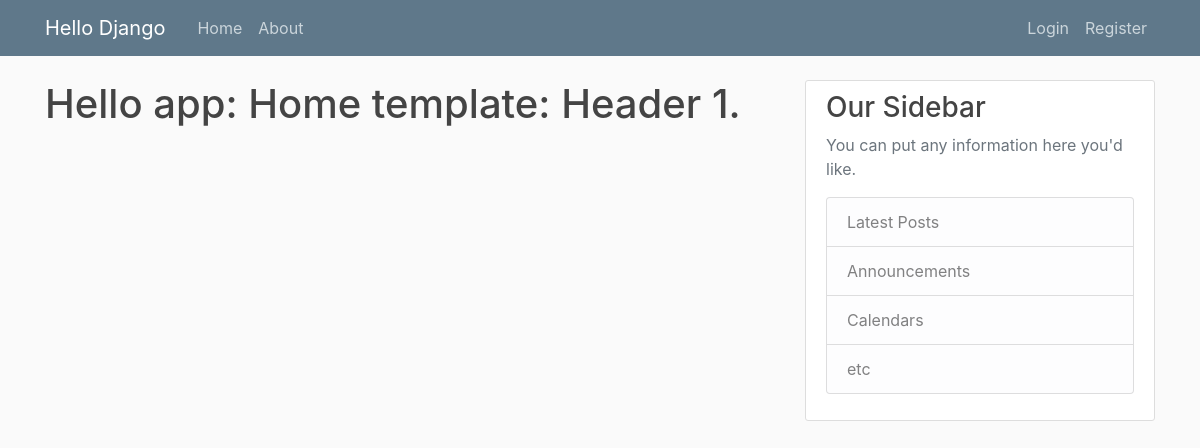
Before: / with the older database file.
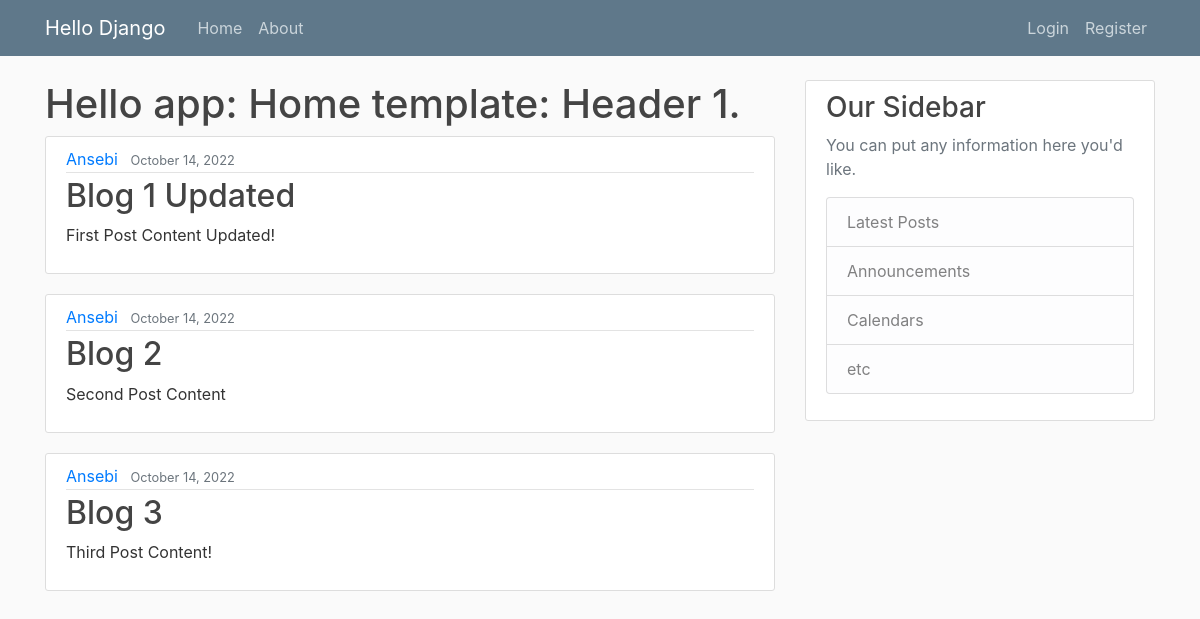
After: the same page with the newer database file.
### hello_app/models.py (models this page shows, shortened)
class Post(models.Model):
    title = models.CharField(max_length=100)
    content = models.TextField()
    date_posted = models.DateTimeField(default=timezone.now)
    author = models.ForeignKey(User, on_delete=models.CASCADE)

### hello_app/views.py (the view)
# urls.py: 2. Add a URL to urlpatterns:  path('', views.home, name='home')
def home(request):
    context = {
        'posts': Post.objects.all()
    }
    return render(request, 'hello_app/home.html', context)

### hello_app/templates/hello_app/home.html
{% extends "hello_app/base.html" %}
{% block content %}
    <h1>Hello app: Home template: Header 1.</h1>
    {% for post in posts %}
        <article class="media content-section">
          <div class="media-body">
            <div class="article-metadata">
              <a class="mr-2" href="#">{{ post.author }}</a>
              <small class="text-muted">{{ post.date_posted|date:"F d, Y"}}</small>
            </div>
            <h2><a class="article-title" href="#">{{ post.title }}</a></h2>
            <p class="article-content">{{ post.content }}</p>
          </div>
        </article>
    {% endfor %}
{% endblock content %}

### hello_app/templates/hello_app/base.html (shortened to what this page needs)
{% load static %}
<!DOCTYPE html>
<html lang="en">
<head>
    <link rel="stylesheet" href="https://cdn.jsdelivr.net/npm/bootstrap@4.3.1/dist/css/bootstrap.min.css">
    <link rel="stylesheet" type="text/css" href="{% static 'hello_app/main.css' %}">
</head>
<body>
    <header class="site-header">
      <nav class="navbar navbar-expand-md navbar-dark bg-steel fixed-top">
        <div class="container">
          <a class="navbar-brand mr-4" href="{% url 'hello_app-home' %}">Hello Django</a>
          <div class="collapse navbar-collapse" id="navbarToggle">
            <div class="navbar-nav mr-auto">
              <a class="nav-item nav-link" href="{% url 'hello_app-home' %}">Home</a>
              <a class="nav-item nav-link" href="{% url 'hello_app-about' %}">About</a>
            </div>
            <div class="navbar-nav">
              <a class="nav-item nav-link" href="#">Login</a>
              <a class="nav-item nav-link" href="#">Register</a>
            </div>
          </div>
        </div>
      </nav>
    </header>
    <main role="main" class="container">
      <div class="row">
        <div class="col-md-8">
          {% block content %}{% endblock %}
        </div>
        <div class="col-md-4">
          <div class="content-section">
            <h3>Our Sidebar</h3>
            <p class='text-muted'>You can put any information here you'd like.
              <ul class="list-group">
                <li class="list-group-item list-group-item-light">Latest Posts</li>
                <li class="list-group-item list-group-item-light">Announcements</li>
                <li class="list-group-item list-group-item-light">Calendars</li>
                <li class="list-group-item list-group-item-light">etc</li>
              </ul>
            </p>
          </div>
        </div>
      </div>
    </main>
</body>
</html>

### hello_app/static/hello_app/main.css (style rules this page uses)
body { background: #fafafa; color: #333333; margin-top: 5rem; }
h1, h2, h3, h4, h5, h6 { color: #444444; }
ul { margin: 0; }
.bg-steel { background-color: #5f788a; }
.site-header .navbar-nav .nav-link { color: #cbd5db; }
.content-section { background: #ffffff; padding: 10px 20px; border: 1px solid #dddddd; border-radius: 3px; margin-bottom: 20px; }
.article-title { color: #444444; }
.article-content { white-space: pre-line; }
.article-metadata { padding-bottom: 1px; margin-bottom: 4px; border-bottom: 1px solid #e3e3e3 }

Changed rows visible on the page:
added Post: author "Ansebi", date_posted "October 14, 2022", title "Blog 1 Updated", content "First Post Content Updated!"
added Post: author "Ansebi", date_posted "October 14, 2022", title "Blog 2", content "Second Post Content"
added Post: author "Ansebi", date_posted "October 14, 2022", title "Blog 3", content "Third Post Content!"
